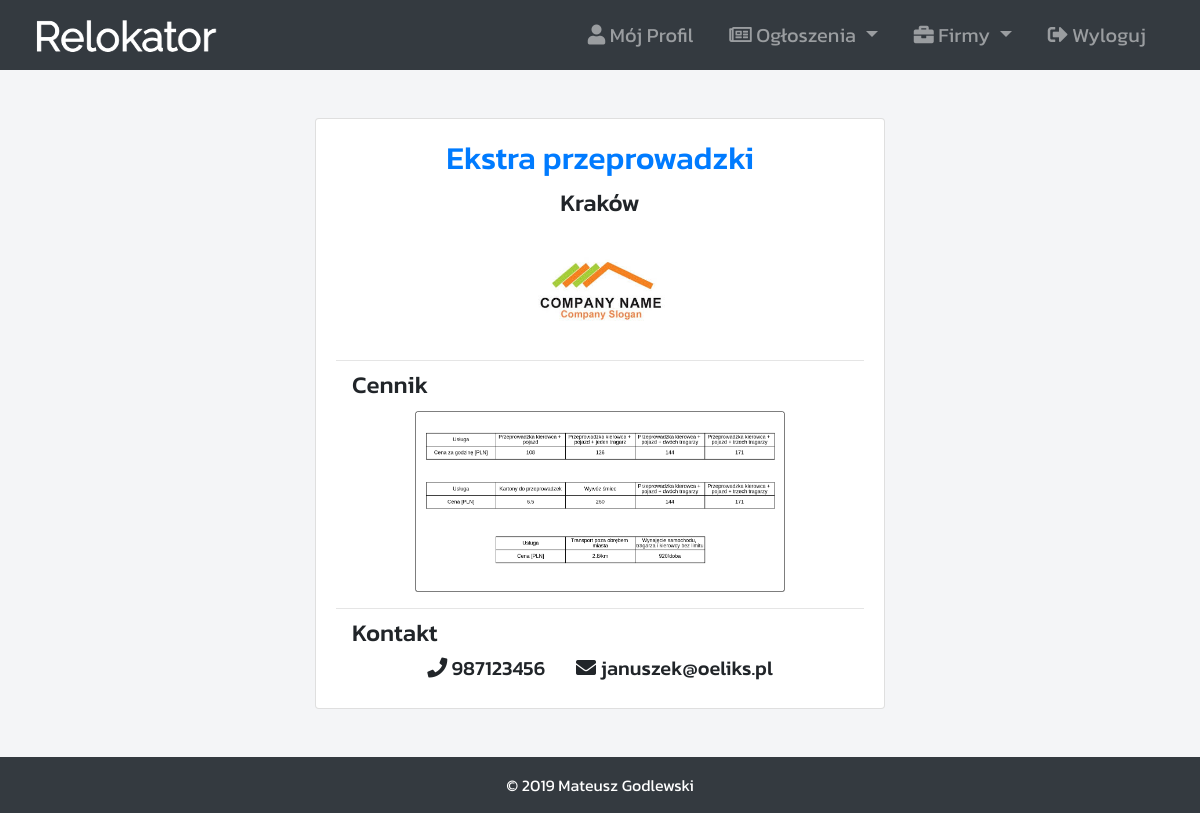
/companies/7/ (signed in), run on the app's committed database.
### companies/models.py (models this page shows, shortened)
class Company(models.Model):
    user = models.ForeignKey(User, default=1, null=True, on_delete=models.CASCADE)
    name = models.CharField(max_length=50, unique=True, blank=False, verbose_name="Nazwa")
    location = models.CharField(max_length=100, unique=False, blank=False, verbose_name="Lokacja")
    logo = models.ImageField(upload_to="company_logo/", blank=True, null=True, verbose_name="Logo")
    tariff = models.ImageField(upload_to="company_tariff/", blank=True, null=True, verbose_name="Cennik")

### accounts/models.py (models this page shows, shortened)
class Account(AbstractUser):
    username = models.CharField(max_length=50, unique=True, verbose_name="Nazwa użytkownika")
    first_name = models.CharField(max_length=100, unique=False, blank=False, verbose_name="Imię")
    last_name = models.CharField(max_length=100, unique=False, blank=True, verbose_name="Nazwisko")
    join_date = models.DateTimeField(default=timezone.now)
    email = models.EmailField(max_length=100, unique=True, blank=False, verbose_name="E-mail")
    phone_number = models.CharField(max_length=20, unique=True, blank=False, verbose_name="Numer telefonu")
    profile_image = models.ImageField(
        upload_to="profile_images/",
        blank=True,
        null=True,
        verbose_name="Zdjęcie profilowe",
    )
    USERNAME_FIELD = "username"
    REQUIRED_FIELDS = ["first_name", "email", "phone_number"]

### companies/views.py (the view)
# urls.py: path("<str:company_id>/", company_detail_view),
def company_detail_view(request, company_id:str):
    template_name = "companies/companies-info.html"
    company = get_object_or_404(Company, id=company_id)
    owner = Account.objects.get(username=str(company.user))
    context = {
        "title": company.name,
        "company": company,
        "phone_number": owner.phone_number,
        "email": owner.email
    }
    return render(request, template_name, context)

### companies/templates/companies/companies-info.html (shortened to what this page needs)
{% extends "website/base.html" %}
{% block content %}
    <div id="companies-info-card" class="col-12 col-md-6 mx-auto">
        <div class="card text-center">
            <div class="card-body">
                <h2 id="advert-detail-title" class="card-title">{{company.name}}</h3>
                <h4 id="advert-detail-header">{{company.location}}</h4>
                {% if company.logo %}
                    <center>
                    <div id="company-info-div-image">
                        <img src="{{company.logo.url}}" class="card-img-top">
                    </div>
                    </center>
                {% endif %}
                <hr>
                <h4 class="card-subtitle mb-2 text-bold text-left px-3">Cennik</h4>
                {% if company.tariff %}
                    <center>
                    <div id="company-info-div-image-tariff">
                        <img src="{{company.tariff.url}}" class="card-img-top">
                    </div>
                    </center>
                {% else %}
                    <center>Brak</center>
                {% endif %}
                <hr>
                <h4 class="card-subtitle mb-2 text-bold text-left px-3">Kontakt</h4>
                {% if phone_number %}
                    <h5>
                        <span class="fa fa-phone"></span> {{phone_number}}
                        <span class="fa fa-envelope"></span> {{email}}
                    </h5>
                {% endif %}
            </div>
        </div>
    </div>
{% endblock  %}

### website/static/website/css/style.css (style rules this page uses)
* { font-family: 'Kanit', sans-serif; }
#body { background-color: #F4F5F7; position: relative; min-height: 100vh; }
#advert-detail-title { color: #007bff; display: inline-block; }
#companies-info-card { padding-top: 4%; padding-bottom: 4%; }
#company-info-div-image { width: 30%; margin: 5% 0 5% 0; }
#company-info-div-image-tariff { width: 70%; margin: 2% 0 2% 0; }

### data on the page
Company: name "Ekstra przeprowadzki", location "Kraków", logo (picture), tariff (picture)
Account: phone_number "987123456", email "januszek@oeliks.pl"
